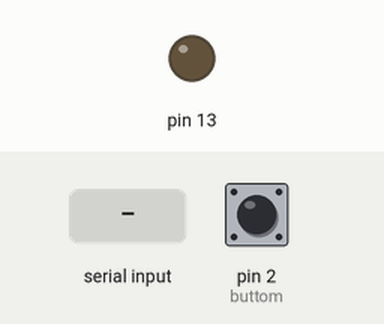
Simulated run of this sketch. Board: Arduino Uno, built with avr-gcc and run on an emulated ATmega328P. On the bench: output pins drawn as LEDs (lit = HIGH). The test bench sets the inputs (shaded band); at power-on: pin 2 (buttom) HIGH. What the sketch prints to the serial monitor is not drawn.

Above: at 1.2 s.
1.3 s: "M" received over Serial
At 2.4 s:
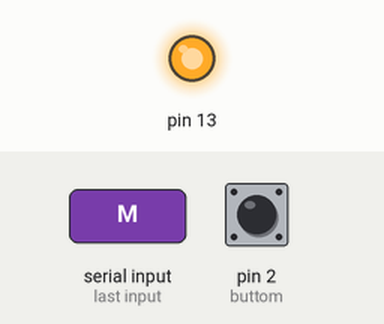
3.0 s: pin 2 (buttom) pulled LOW for 0.15 s
Timing chart, 0 to 6.0 s (numbered marks = the images above; inputs shaded):
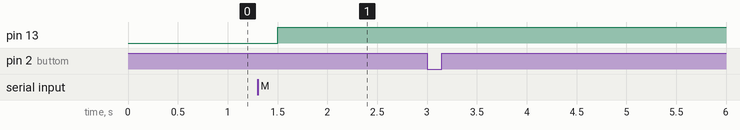

Measured:
- after the input at 1.3 s, pin 13: LOW → HIGH after 0.20 s
- after the input at 3.0 s, every drawn part: stays the same

The sketch:

15_UART_MASTER.ino
```cpp
const int buttom = 2; // 按鈕
bool LEDSTATE = false; // 控制亮暗
void setup()
{
  Serial.begin(9600);
  pinMode(buttom, INPUT_PULLUP); // 按鈕設定
  attachInterrupt(digitalPinToInterrupt(buttom), flash, FALLING);
  pinMode(LED_BUILTIN, OUTPUT); // LED 設定
  digitalWrite(LED_BUILTIN, LEDSTATE); // 預設為暗
  cli();
  TCCR1A = 0; // reset
  TCCR1B = 0; // reset
  TCCR1B |= B00000100; //將 Prescalar 設定為 256
  TIMSK1 |= B00000010; // 啟動 A 的比對模式
  OCR1A = 18750; // 50000 個週期, 代表 800 ms (Prescalar = 256)
  sei();
}
void flash() // 按下按鈕, 傳指令
{
  Serial.write('S'); // 傳指令
}
ISR(TIMER1_COMPA_vect)
{
  TCNT1 = 0; // reset timer
  char cur;
  while(Serial.available() > 0)//讀取指令
  {
    cur = Serial.read();
  }
  if(cur == 'S') Serial.write('S');// 拿錯指令, 輸回去
  if(cur == 'M') // 收到指令
  {
    LEDSTATE = !LEDSTATE;
    digitalWrite(LED_BUILTIN, LEDSTATE); // 更換模式
  }
}
void loop()
{

}
```
